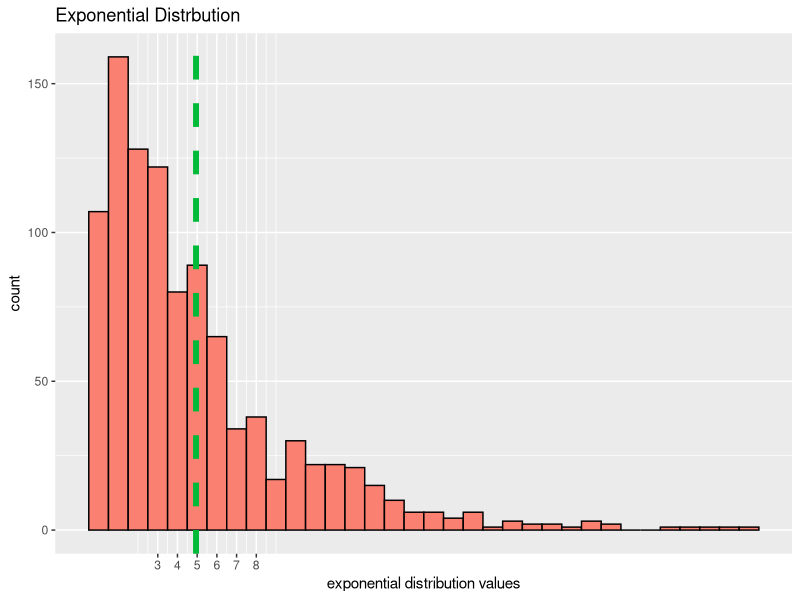
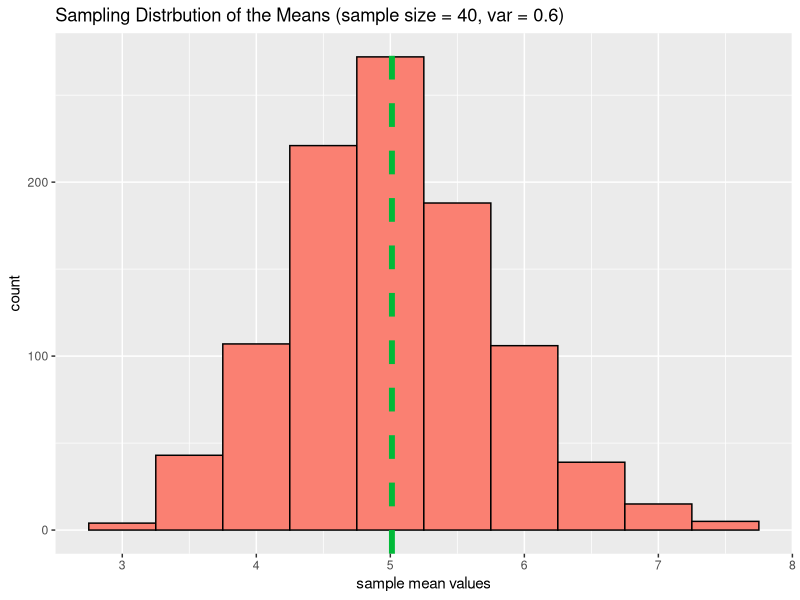
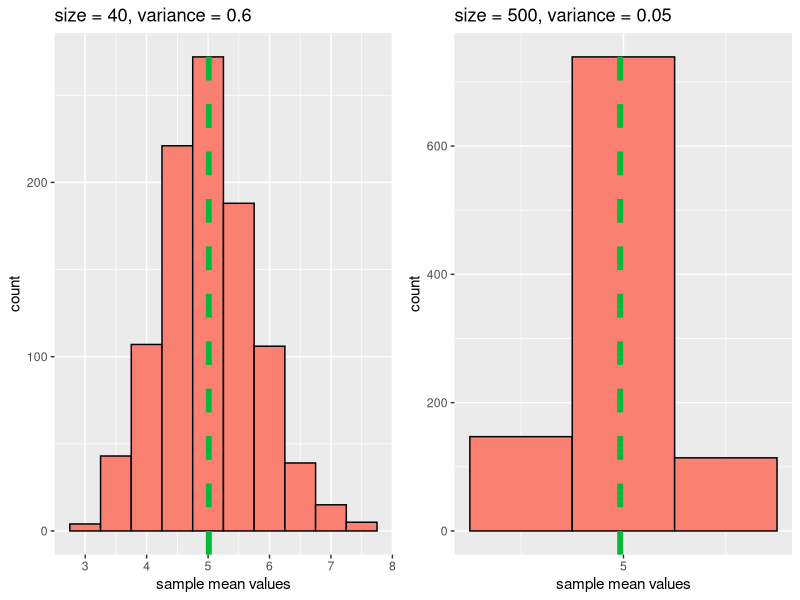
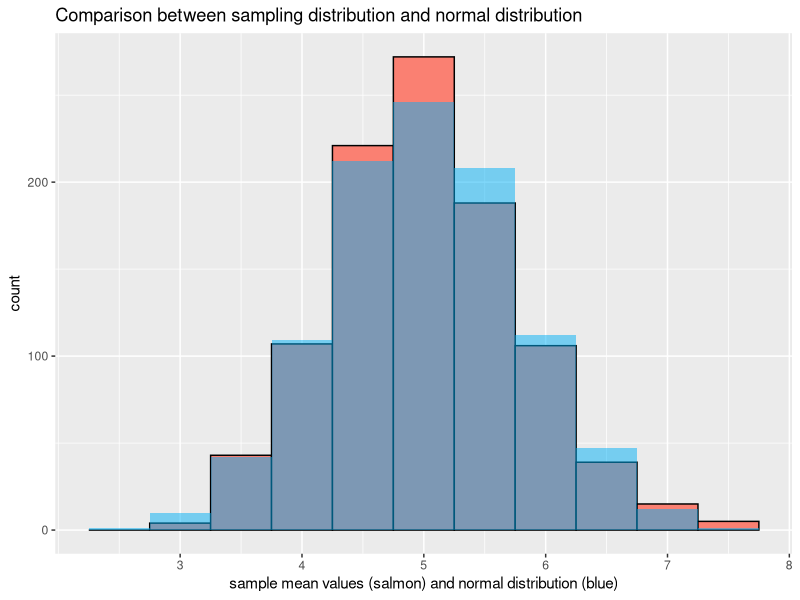

These figures' R source, in order:
## ---- chunk 1
library(ggplot2)
library(grid)
library(gridExtra)
library(cowplot)
## ---- chunk 2
lambda <- 0.2
size <- 40
nosim <- 1000
## ---- chunk 3
set.seed(35)
exp <- rexp(1000, lambda)
population <- as.data.frame(exp)
ggplot(data = population, aes(x = exp)) + geom_histogram(colour = "black", fill = "salmon", binwidth = 1) + scale_x_continuous(breaks = 3:8) + geom_vline(aes(xintercept = mean(population$exp)), colour = "#00BA38", linetype = "dashed", size = 2) + ggtitle("Exponential Distrbution") + xlab("exponential distribution values")
## ---- chunk 4
mean(population$exp)
## ---- chunk 5
set.seed(123)
exp.mean <- replicate(nosim, mean(rexp(size, lambda)))
sample.mean <- as.data.frame(exp.mean)
ggplot(data = sample.mean, aes(x = exp.mean)) + geom_histogram(colour = "black", fill = "salmon", binwidth = 0.5) + scale_x_continuous(breaks = 3:8) + geom_vline(aes(xintercept = mean(sample.mean$exp)), colour = "#00BA38", linetype = "dashed", size = 2) + ggtitle("Sampling Distrbution of the Means (sample size = 40, var = 0.6)") + xlab("sample mean values")
## ---- chunk 6
mean(sample.mean$exp.mean)
## ---- chunk 7
1/0.2^2
## ---- chunk 8
var(population$exp)
## ---- chunk 9
var(sample.mean$exp.mean)
## ---- chunk 10
var(population$exp)/size
## ---- chunk 11
set.seed(155)
exp.mean500 <- replicate(nosim, mean(rexp(500, lambda)))
sample.mean500 <- as.data.frame(exp.mean500)
sample500.viz <- ggplot(data = sample.mean500, aes(x = exp.mean500)) + geom_histogram(colour = "black", fill = "salmon", binwidth = 0.5) + scale_x_continuous(breaks = 3:8) + geom_vline(aes(xintercept = mean(sample.mean500$exp)), colour = "#00BA38", linetype = "dashed", size = 2) + xlab("sample mean values") + ggtitle("size = 500, variance = 0.05")

sample40.viz <- ggplot(data = sample.mean, aes(x = exp.mean)) + geom_histogram(colour = "black", fill = "salmon", binwidth = 0.5) + scale_x_continuous(breaks = 3:8) + geom_vline(aes(xintercept = mean(sample.mean$exp)), colour = "#00BA38", linetype = "dashed", size = 2) + xlab("sample mean values") + ggtitle("size = 40, variance = 0.6")

plot_grid(sample40.viz, sample500.viz)
## ---- chunk 12
set.seed(55)
norm <- rnorm(1000, 5, sd(sample.mean$exp.mean))
norm.pop <- as.data.frame(norm)

ggplot() + geom_histogram(data = sample.mean, aes(x = exp.mean), colour = "black", fill = "salmon", binwidth = 0.5) + scale_x_continuous(breaks = 3:8) + xlab("sample mean values (salmon) and normal distribution (blue)") + ggtitle("Comparison between sampling distribution and normal distribution") + geom_histogram(data = norm.pop, aes(x = norm), fill = "#00B0F6", binwidth = 0.5, alpha = 0.5)
